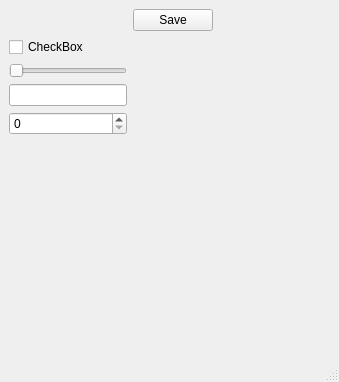
<?xml version="1.0" encoding="UTF-8"?>
<ui version="4.0">
 <class>MainWindowPanel</class>
 <widget class="QMainWindow" name="MainWindowPanel">
  <property name="geometry">
   <rect>
    <x>0</x>
    <y>0</y>
    <width>339</width>
    <height>382</height>
   </rect>
  </property>
  <property name="windowTitle">
   <string>MainWindowPanel</string>
  </property>
  <widget class="QWidget" name="centralwidget">
   <layout class="QGridLayout" name="gridLayout">
    <item row="0" column="2">
     <spacer name="horizontalSpacer">
      <property name="orientation">
       <enum>Qt::Orientation::Horizontal</enum>
      </property>
      <property name="sizeHint" stdset="0">
       <size>
        <width>40</width>
        <height>20</height>
       </size>
      </property>
     </spacer>
    </item>
    <item row="0" column="1">
     <widget class="QPushButton" name="btn_save">
      <property name="text">
       <string>Save</string>
      </property>
     </widget>
    </item>
    <item row="2" column="0">
     <widget class="QSlider" name="hsl_slider">
      <property name="orientation">
       <enum>Qt::Orientation::Horizontal</enum>
      </property>
     </widget>
    </item>
    <item row="1" column="0">
     <widget class="QCheckBox" name="chb_agree">
      <property name="text">
       <string>CheckBox</string>
      </property>
     </widget>
    </item>
    <item row="4" column="0">
     <widget class="QSpinBox" name="sbx_age"/>
    </item>
    <item row="3" column="0">
     <widget class="QLineEdit" name="le_mail"/>
    </item>
    <item row="5" column="0">
     <spacer name="verticalSpacer">
      <property name="orientation">
       <enum>Qt::Orientation::Vertical</enum>
      </property>
      <property name="sizeHint" stdset="0">
       <size>
        <width>20</width>
        <height>40</height>
       </size>
      </property>
     </spacer>
    </item>
   </layout>
  </widget>
  <widget class="QMenuBar" name="menubar">
   <property name="geometry">
    <rect>
     <x>0</x>
     <y>0</y>
     <width>339</width>
     <height>30</height>
    </rect>
   </property>
  </widget>
  <widget class="QStatusBar" name="statusbar"/>
 </widget>
 <resources/>
 <connections/>
</ui>
